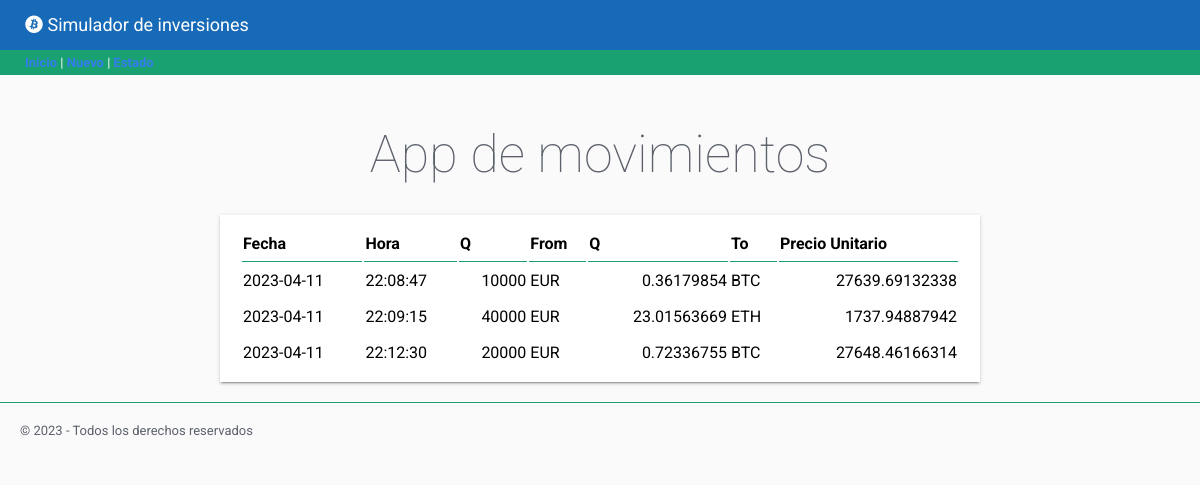
Before: / with the older database file.
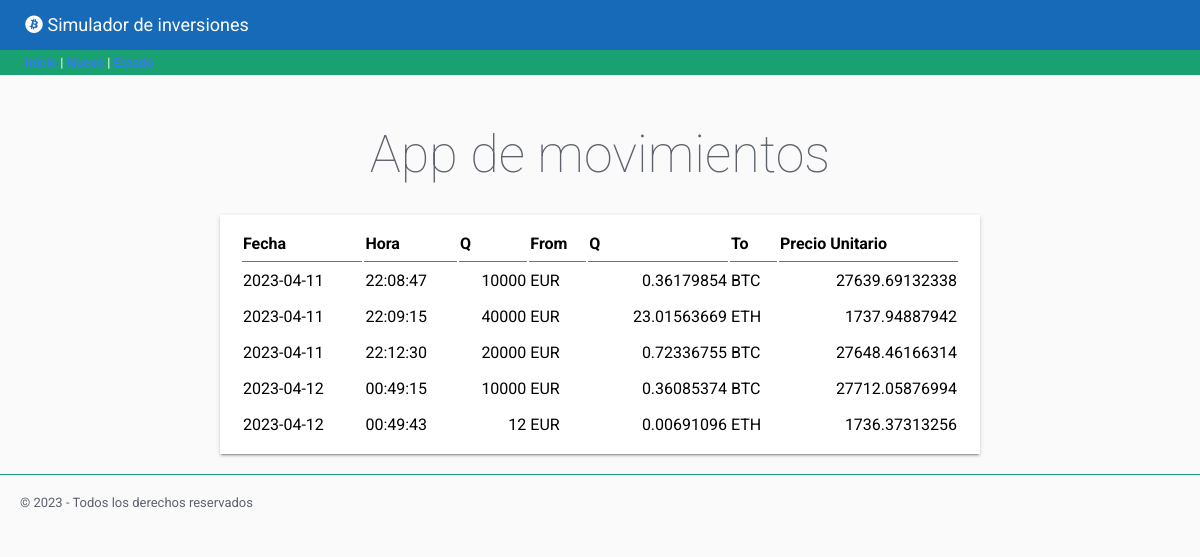
After: the same page with the newer database file.
### tables this page shows
CREATE TABLE "movimientos" (
	"id"	INTEGER NOT NULL UNIQUE,
	"fecha"	TEXT NOT NULL,
	"hora"	TEXT NOT NULL,
	"moneda_from"	TEXT NOT NULL,
	"cantidad_from"	NUMERIC NOT NULL,
	"moneda_to"	TEXT NOT NULL,
	"cantidad_to"	NUMERIC NOT NULL,
	"precio_unitario"	NUMERIC NOT NULL,
	PRIMARY KEY("id" AUTOINCREMENT)
);

### cryptos/views.py (the view)
@app.route('/')
def home():
    consulta = 'SELECT id, fecha, hora, moneda_from , cantidad_from, moneda_to, cantidad_to,precio_unitario FROM movimientos'
    movimientos = db.consultaSQL(consulta)
    return render_template("inicio.html", movs=movimientos)

### cryptos/models.py (called while the page is built)
    def consultaSQL(self, consulta):
        conexion = sqlite3.connect(self.ruta)
        cursor = conexion.cursor()
        cursor.execute(consulta)
        datos = cursor.fetchall()
        movimientos = []
        nombres_columna = []
        for columna in cursor.description:
            nombres_columna.append(columna[0])
        for dato in datos:
            indice = 0
            movimiento = {}
            for nombre in nombres_columna:
                movimiento[nombre] = dato[indice]
                indice += 1
            movimientos.append(movimiento)
        conexion.close()
        return movimientos

### cryptos/templates/inicio.html (shortened to what this page needs)
{% extends "base.html"%}
{% block contenido %}
<table class="paper">
    <tr>
        <th class="titulo-table">Fecha</th>
        <th class="titulo-table">Hora</th>
        <th class="titulo-table">Q</th>
        <th class="titulo-table">From</th>
        <th class="titulo-table">Q</th>
        <th class="titulo-table">To</th>
        <th class="titulo-table">Precio Unitario</th>
    </tr>
    {% if movs%}
    {% for m in movs %}
    <tr>
        <td>{{m.fecha }}</td>
        <td>{{m.hora}}</td>
        <td class="numero">{{m.cantidad_from | round(8)}}</td>
        <td>{{m.moneda_from}}</td>
        <td class="numero">{{m.cantidad_to | round(8)}}</td>
        <td>{{m.moneda_to}}</td>
        <td class="numero">{{m.precio_unitario | round(8)}}</td>
    </tr>
    {% endfor %}
    {% else %}
    <td colspan="7" class="lista-vacia"> No hay movimientos </td>
    {% endif %}
</table>
{% endblock contenido%}

### cryptos/templates/base.html (shortened to what this page needs)
<!DOCTYPE html>
<html lang="en">
<head>
    <link rel="stylesheet" href="https://cdnjs.cloudflare.com/ajax/libs/font-awesome/6.3.0/css/all.min.css">
    <link rel="stylesheet" href="/static/css/flat-remix.css">
    <link rel="stylesheet" href="/static/css/styles.css">
</head>
<body>
    {% include 'components/header.html'%}
    {% include 'components/navbar.html'%}
    <main>
        {% block page_title%}
        <h1 class="cabecera">App de movimientos</h1>
        {% endblock page_title%}
        {% block contenido %}
        {% endblock %}
    </main>
    {% include 'components/footer.html'%}
</body>
</html>

### cryptos/templates/components/header.html
<link rel="stylesheet" href="https://cdnjs.cloudflare.com/ajax/libs/font-awesome/6.3.0/css/all.min.css">
<header> <i class="fab fa-bitcoin"></i> Simulador de inversiones </header>

### cryptos/templates/components/navbar.html
<nav>
    <a href="/">Inicio</a> |
    <a href="/nuevo">Nuevo</a> |
    <a href="/estado">Estado</a>
</nav>

### cryptos/templates/components/footer.html
<footer class ="pie-pagina"> © 2023 - Todos los derechos reservados </footer>

### cryptos/static/css/flat-remix.css (style rules this page uses)
* { box-sizing: border-box; outline: none; -webkit-appearance: none; -webkit-tap-highlight-color: transparent !important; -webkit-tap-highlight-color: rgba(0, 0, 0, 0) !important; -webkit-touch-callout: none; font-family: "Roboto", sans-serif; letter-spacing: 0; }
body { background-color: #FAFAFA; color: #5c616c; margin: 0; font-size: 13px; cursor: default; user-select: none; -webkit-user-select: none; -khtml-user-select: none; -moz-user-select: none; -ms-user-select: none; }
a:link, a:visited, a:active, a { color: #367bf0; font-weight: bold; text-decoration: none; cursor: pointer; }
h1, h2, h3, h4, h5, h6 { line-height: 1.5em; }
h1 { font-size: 4em; font-weight: lighter; margin: .7em 0; }
section, article, .section, .article, .paper { line-height: 2em; word-wrap: break-word; word-break: normal; line-height: 2em; }
.paper { font-size: 16px; box-shadow: 0 2px 2px 0 rgba(0, 0, 0, .14), 0 3px 1px -2px rgba(0, 0, 0, .2), 0 1px 5px 0 rgba(0, 0, 0, .12); padding: 10px 20px; background-color: #FFF; margin-top: 20px; min-height: 100px; color: #000; }

### cryptos/static/css/styles.css (style rules this page uses)
:root { --primary-color: #176ab8; --secondary-color: #19a171; --medium-gray: #666; --error-color: var(--primary-color); --default-border: solid thin var(--secondary-color) }
header { background-color: var(--primary-color); color: white; height: 50px; font-size: large; line-height: 50px; padding-left: 25px; }
nav { background-color: var(--secondary-color); color: #FFF; height: 25px; line-height: 25px; padding-left: 25px; }
nav a, nav a:active, nav a:focus, nav a:hover, nav a:visited, nav a { color: white; }
main { max-width: 800px; margin: auto; padding: 20px; }
.cabecera { text-align: center; }
table.paper { width: 100%; }
.titulo-table { border-bottom: var(--default-border); text-align: left; }
h1 { font-size: 4em; font-weight: lighter; margin: .4em 0; }
.numero, .acciones { text-align: right; }
.pie-pagina { padding: 20px; border-top: var(--default-border); }

Changed rows visible on the page:
added movimientos: fecha "2023-04-12", hora "00:49:15", cantidad_from "10000", moneda_from "EUR", cantidad_to "0.36085374", moneda_to "BTC", precio_unitario "27712.05876994"
added movimientos: fecha "2023-04-12", hora "00:49:43", cantidad_from "12", moneda_from "EUR", cantidad_to "0.00691096", moneda_to "ETH", precio_unitario "1736.37313256"
